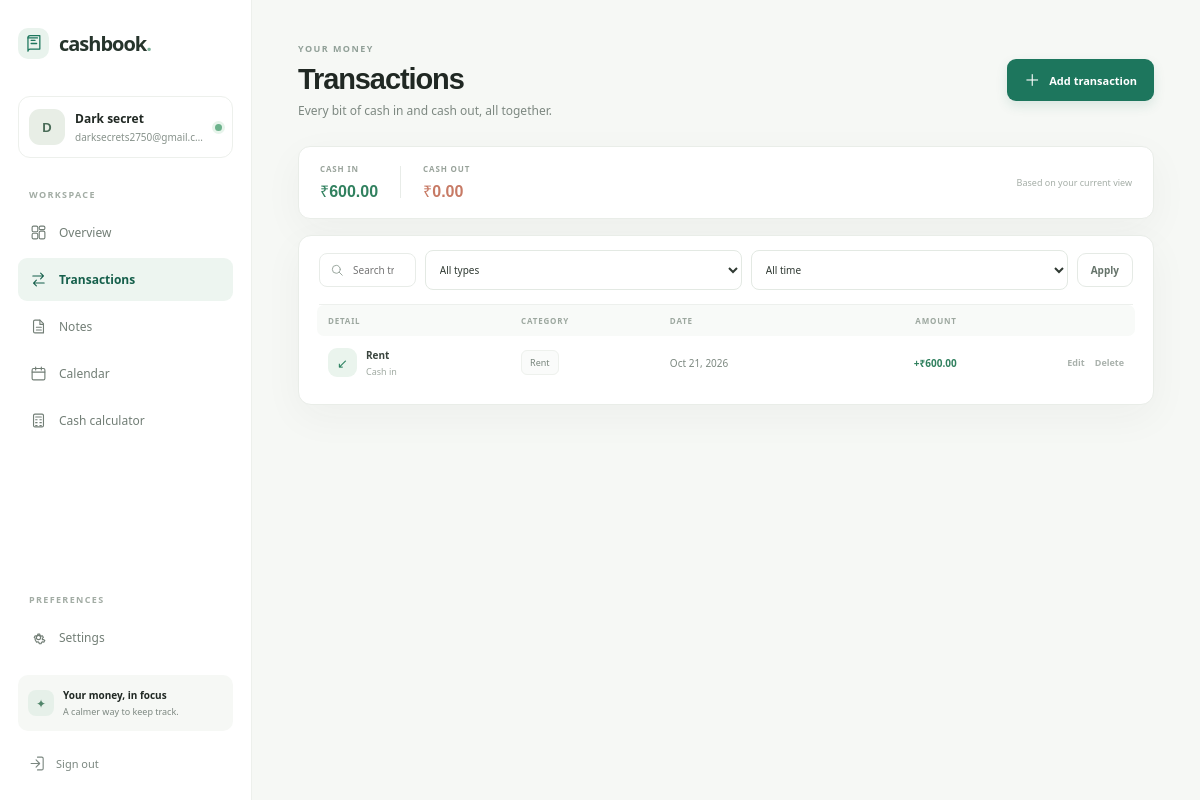
The page /transactions/ (signed in) on the database its author committed.
### Cashbook/cashbook/models.py (models this page shows, shortened)
class User(AbstractUser):
    username = None
    email = models.EmailField("email address", unique=True)
    LANGUAGE_CHOICES = [
        ("en", "English"),
        ("hi", "हिन्दी"),
        ("as", "অসমীয়া"),
        ("bn", "বাংলা"),
        ("gu", "ગુજરાતી"),
        ("kn", "ಕನ್ನಡ"),
        ("ks", "کٲشُر"),
        ("ml", "മലയാളം"),
        ("mr", "मराठी"),
        ("ne", "नेपाली"),
        ("or", "ଓଡ଼ିଆ"),
        ("pa", "ਪੰਜਾਬੀ"),
        ("sa", "संस्कृतम्"),
        ("ta", "தமிழ்"),
        ("te", "తెలుగు"),
        ("ur", "اردو"),
    ]
    CURRENCY_CHOICES = [
        ("INR", _("Indian Rupee (₹)")), ("USD", _("US Dollar ($)")), ("EUR", _("Euro (€)")),
        ("GBP", _("British Pound (£)")), ("CAD", _("Canadian Dollar (C$)")), ("AUD", _("Australian Dollar (A$)")),
    ]
    currency = models.CharField(max_length=3, choices=CURRENCY_CHOICES, default="INR")
    language = models.CharField(max_length=5, choices=LANGUAGE_CHOICES, default="en")
    dark_mode = models.BooleanField(default=False)
    DATE_FORMAT_CHOICES = [
        ("dmy", _("DD/MM/YYYY (day/month/year)")),
        ("mdy", _("MM/DD/YYYY (month/day/year)")),
        ("ymd", _("YYYY-MM-DD (year-month-day)")),
    ]
    date_format = models.CharField(max_length=3, choices=DATE_FORMAT_CHOICES, default="dmy")
    TIME_FORMAT_CHOICES = [("12h", _("12-hour")), ("24h", _("24-hour"))]
    CURRENCY_FORMAT_CHOICES = [("symbol", _("Currency symbol")), ("code", _("Currency code"))]
    time_format = models.CharField(max_length=3, choices=TIME_FORMAT_CHOICES, default="12h")
    currency_format = models.CharField(max_length=6, choices=CURRENCY_FORMAT_CHOICES, default="symbol")
    USERNAME_FIELD = "email"
    REQUIRED_FIELDS = []
    objects = UserManager()
    @property
    def display_name(self):
        return self.get_full_name().strip() or self.email.split("@")[0]

class Transaction(models.Model):
    INCOME = "income"
    EXPENSE = "expense"
    TYPE_CHOICES = [(INCOME, _("Cash in")), (EXPENSE, _("Cash out"))]
    user = models.ForeignKey(User, on_delete=models.CASCADE, related_name="transactions")
    account = models.ForeignKey("TransactionAccount", on_delete=models.CASCADE, related_name="transactions")
    kind = models.CharField(max_length=8, choices=TYPE_CHOICES)
    amount = models.DecimalField(max_digits=12, decimal_places=2, validators=[MinValueValidator(Decimal("0.01"))])
    category = models.CharField(max_length=60, default="General")
    description = models.CharField(max_length=180, blank=True)
    date = models.DateField(default=timezone.localdate)
    created_at = models.DateTimeField(auto_now_add=True)
    class Meta:
        ordering = ["-date", "-created_at"]

### Cashbook/cashbook/views.py (the view)
# urls.py: path("transactions/", views.transactions, name="transactions"),
@login_required
def transactions(request):
    items, categories, filters = filtered_transactions(request)
    account = get_active_account(request)
    incoming, outgoing = totals(items)
    return render(request, "cashbook/transactions.html", page_context(request,
        transactions=items, categories=categories, active_account=account, **filters,
        total_in=money(request.user, incoming, account=account), total_out=money(request.user, outgoing, account=account),
    ))

### Cashbook/cashbook/views.py (called while the page is built)
def money(user, amount, account=None):
    return f"{currency_prefix(user, account=account)}{amount:,.2f}"

def currency_prefix(user, account=None):
    currency = account.currency if account else user.currency
    if user.currency_format == "code":
        return f"{currency} "
    return CURRENCY_SYMBOLS.get(currency, currency + " ")

def totals(queryset):
    incoming = queryset.filter(kind=Transaction.INCOME).aggregate(total=Sum("amount"))["total"] or Decimal("0")
    outgoing = queryset.filter(kind=Transaction.EXPENSE).aggregate(total=Sum("amount"))["total"] or Decimal("0")
    return incoming, outgoing

def page_context(request, **context):
    active_account = context.get("active_account") or get_active_account(request)
    accounts = context.get("accounts")
    if accounts is None:
        accounts = list(TransactionAccount.objects.filter(user=request.user))
    context["active_account"] = active_account
    context["accounts"] = accounts
    context["currency_prefix"] = currency_prefix(request.user, account=active_account)
    context["transaction_currency"] = active_account.currency
    context["date_display_format"] = DATE_DISPLAY_FORMATS.get(request.user.date_format, "d/m/Y")
    context["time_display_format"] = "H:i" if request.user.time_format == "24h" else "g:i A"
    return context

### Cashbook/templates/cashbook/transactions.html (shortened to what this page needs)
{% extends "cashbook/base.html" %}
{% load i18n %}
{% block content %}
  <div class="page-heading"><div><span class="eyebrow">{% trans "YOUR MONEY" %}</span><h1>{% trans "Transactions" %}</h1><p>{% trans "Every bit of cash in and cash out, all together." %}</p></div><a class="button button-primary" href="{% url 'transaction_create' %}"><span class="plus">＋</span> {% trans "Add transaction" %}</a></div>
  <div class="totals-strip"><div><span class="total-label">{% trans "CASH IN" %}</span><strong class="amount-in">{{ total_in }}</strong></div><div><span class="total-label">{% trans "CASH OUT" %}</span><strong class="amount-out">{{ total_out }}</strong></div><span class="totals-note">{% trans "Based on your current view" %}</span></div>
  <section class="panel transactions-panel full-transactions">
    <form class="filter-row" method="get"><div class="search-box"><svg viewBox="0 0 24 24" aria-hidden="true"><circle cx="10.8" cy="10.8" r="6.8"/><path d="m16 16 5 5"/></svg><input type="search" name="q" value="{{ search }}" placeholder="{% trans 'Search transactions' %}" aria-label="{% trans 'Search transactions' %}"></div><select name="type" class="input filter-select" aria-label="{% trans 'Filter transaction type' %}"><option value="">{% trans "All types" %}</option></select><select name="period" class="input filter-select period-select" aria-label="{% trans 'Filter time period' %}"><option value="">{% trans "All time" %}</option></select><button class="button button-secondary button-small" type="submit">{% trans "Apply" %}</button></form>
    {% if transactions %}<div class="table-wrap"><table class="data-table"><thead><tr><th>{% trans "DETAIL" %}</th><th>{% trans "CATEGORY" %}</th><th>{% trans "DATE" %}</th><th class="align-right">{% trans "AMOUNT" %}</th><th></th></tr></thead><tbody>
    {% for item in transactions %}<tr><td><span class="transaction-avatar {% if item.kind == 'income' %}avatar-income{% else %}avatar-expense{% endif %}">{% if item.kind == 'income' %}↙{% else %}↗{% endif %}</span><span class="transaction-name"><strong>{{ item.description|default:item.category }}</strong><small>{% if item.kind == 'income' %}{% trans "Cash in" %}{% else %}{% trans "Cash out" %}{% endif %}</small></span></td><td><span class="category-tag">{{ item.category }}</span></td><td>{{ item.date|date:"M j, Y" }}</td><td class="align-right amount {% if item.kind == 'income' %}amount-in{% else %}amount-out{% endif %}">{% if item.kind == 'income' %}+{% else %}−{% endif %}{{ currency_prefix }}{{ item.amount|floatformat:2 }}</td><td><div class="row-actions"><a href="{% url 'transaction_edit' item.pk %}" aria-label="{% trans 'Edit transaction' %}">{% trans "Edit" %}</a><a href="{% url 'transaction_delete' item.pk %}" class="delete-link" aria-label="{% trans 'Delete transaction' %}">{% trans "Delete" %}</a></div></td></tr>{% endfor %}
    </tbody></table></div>{% endif %}
  </section>
{% endblock %}

### Cashbook/templates/cashbook/base.html (shortened to what this page needs)
{% load static i18n %}
<!doctype html>
<html lang="{{ request.LANGUAGE_CODE|default:'en' }}" data-theme="{% if user.is_authenticated and user.dark_mode %}dark{% else %}light{% endif %}">
<head>
  <link rel="stylesheet" href="{% static 'cashbook/app.css' %}">
</head>
<body class="app-body">
  <div class="app-shell">
    <aside class="sidebar" id="sidebar">
      <a class="brand" href="{% url 'dashboard' %}">
        <span class="brand-mark"><svg viewBox="0 0 24 24" aria-hidden="true"><path d="M5 4.75A2.75 2.75 0 0 1 7.75 2H20v17H7.75A2.75 2.75 0 0 0 5 21.75v-17Z"/><path d="M5 5h12M9 8h5M9 12h7"/></svg></span>
        <span>cashbook<span class="brand-period">.</span></span>
      </a>
      <div class="profile-chip">
        <span class="avatar">{{ user.first_name|first|upper|default:user.email|first|upper }}</span>
        <span class="profile-copy"><strong>{{ user.display_name }}</strong><small>{{ user.email }}</small></span>
        <span class="online-dot" title="{% trans 'Signed in' %}"></span>
      </div>
      <p class="nav-label">{% trans "WORKSPACE" %}</p>
      <nav class="primary-nav" aria-label="{% trans 'Main navigation' %}">
        <a class="nav-link {% if request.resolver_match.url_name == 'dashboard' %}active{% endif %}" href="{% url 'dashboard' %}">
          <svg viewBox="0 0 24 24" aria-hidden="true"><rect x="3" y="3" width="8" height="8" rx="2"/><rect x="13" y="3" width="8" height="5" rx="2"/><rect x="13" y="10" width="8" height="11" rx="2"/><rect x="3" y="13" width="8" height="8" rx="2"/></svg><span>{% trans "Overview" %}</span>
        </a>
        <a class="nav-link {% if request.resolver_match.url_name == 'transactions' or 'transaction' in request.resolver_match.url_name %}active{% endif %}" href="{% url 'transactions' %}">
          <svg viewBox="0 0 24 24" aria-hidden="true"><path d="M4 7h15m0 0-4-4m4 4-4 4M20 17H5m0 0 4-4m-4 4 4 4"/></svg><span>{% trans "Transactions" %}</span>
        </a>
        <a class="nav-link {% if 'note' in request.resolver_match.url_name %}active{% endif %}" href="{% url 'notes' %}">
          <svg viewBox="0 0 24 24" aria-hidden="true"><path d="M7 3h7l5 5v13H7a2 2 0 0 1-2-2V5a2 2 0 0 1 2-2Z"/><path d="M14 3v6h5M9 13h7m-7 4h7"/></svg><span>{% trans "Notes" %}</span>
        </a>
        <a class="nav-link {% if 'calendar' in request.resolver_match.url_name or 'event' in request.resolver_match.url_name %}active{% endif %}" href="{% url 'calendar' %}">
          <svg viewBox="0 0 24 24" aria-hidden="true"><rect x="3" y="5" width="18" height="16" rx="2"/><path d="M16 3v4M8 3v4M3 10h18"/></svg><span>{% trans "Calendar" %}</span>
        </a>
        <a class="nav-link {% if request.resolver_match.url_name == 'calculator' %}active{% endif %}" href="{% url 'calculator' %}">
          <svg viewBox="0 0 24 24" aria-hidden="true"><rect x="5" y="3" width="14" height="18" rx="2"/><path d="M8 7h8M8 11h2m4 0h2m-8 4h2m4 0h2m-8 4h2m4 0h2"/></svg><span>{% trans "Cash calculator" %}</span>
        </a>
      </nav>
      <div class="sidebar-spacer"></div>
      <p class="nav-label">{% trans "PREFERENCES" %}</p>
      <nav aria-label="{% trans 'Preferences' %}">
        <a class="nav-link {% if 'settings' in request.resolver_match.url_name or 'password' in request.resolver_match.url_name %}active{% endif %}" href="{% url 'settings' %}">
          <span>{% trans "Settings" %}</span>
        </a>
      </nav>
      <div class="sidebar-footer">
        <div class="privacy-note"><span class="privacy-icon">✦</span><div><strong>{% trans "Your money, in focus" %}</strong><small>{% trans "A calmer way to keep track." %}</small></div></div>
        <form method="post" action="{% url 'logout' %}">{% csrf_token %}<button class="logout-link" type="submit"><svg viewBox="0 0 24 24" aria-hidden="true"><path d="M10 17l5-5-5-5m5 5H3m9-9h6a2 2 0 0 1 2 2v14a2 2 0 0 1-2 2h-6"/></svg>{% trans "Sign out" %}</button></form>
      </div>
    </aside>
    <main class="main-area">
      <div class="page-content">{% block content %}{% endblock %}</div>
    </main>
  </div>
</body>
</html>

### rows shown on the page
User: first_name|first "D", display_name "Dark secret", email "darksecrets2750@gmail.c…"
Transaction: description "Rent", category "Rent", date "Oct 21, 2026", currency_prefix "₹", amount "600.00"

### other values the page prints
{{ total_in }} "₹600.00"
{{ total_out }} "₹0.00"
